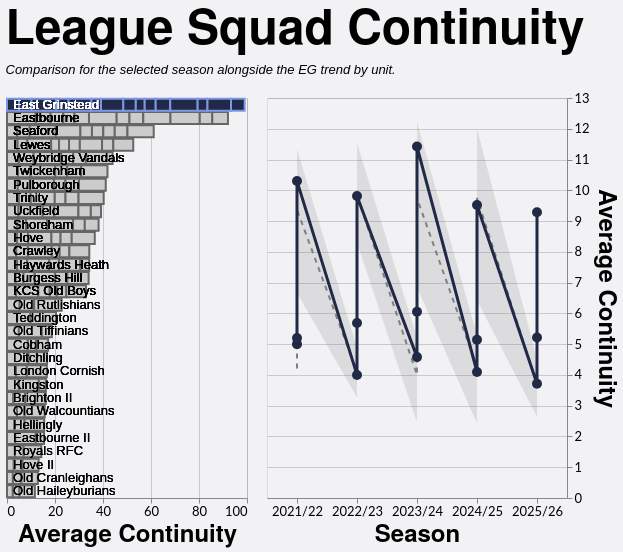

Source (Vega-Lite JSON):
### Vega-Lite specification from a JSON file in a GitHub repository (floating-point values rounded to 4 significant figures; data arrays with more than 128 entries replaced by an {"elided": "..."} marker saying what was removed)
{"config": {"axis": {"labelFont": "Lato, sans-serif", "titleFont": "PT Sans Narrow, Helvetica Neue, Helvetica, Arial, sans-serif", "labelFontSize": 13, "titleFontSize": 24, "gridColor": "#202947", "gridOpacity": 0.2}, "header": {"labelFont": "PT Sans Narrow, Helvetica Neue, Helvetica, Arial, sans-serif", "titleFont": "PT Sans Narrow, Helvetica Neue, Helvetica, Arial, sans-serif", "labelFontSize": 24, "titleFontSize": 28, "labelFontWeight": "bold", "orient": "left"}, "legend": {"labelFont": "Lato, sans-serif", "titleFont": "PT Sans Narrow, Helvetica Neue, Helvetica, Arial, sans-serif", "labelFontSize": 14, "titleFontSize": 16, "titlePadding": 5, "fillColor": "white", "strokeColor": "black", "padding": 10, "titleFontWeight": "lighter", "titleFontStyle": "italic", "titleColor": "gray", "offset": 10}, "title": {"font": "PT Sans Narrow, Helvetica Neue, Helvetica, Arial, sans-serif", "fontSize": 48, "fontWeight": "bold", "anchor": "start", "align": "center", "titlePadding": 20, "subtitlePadding": 10, "subtitleFontSize": 13, "subtitleColor": "", "subtitleFontStyle": "italic", "offset": 15, "color": "black"}, "axisX": {"labelAngle": 0}, "facet": {"title": null, "header": null, "align": {"row": "each", "column": "each"}}, "resolve": {"scale": {"y": "independent", "facet": "independent"}}, "background": "#f2f1f4"}, "hconcat": [{"layer": [{"mark": {"type": "bar", "strokeWidth": 2}, "encoding": {"color": {"field": "Color1", "legend": null, "scale": null, "type": "nominal"}, "stroke": {"field": "Color2", "legend": null, "scale": null, "type": "nominal"}, "tooltip": [{"field": "Team", "type": "nominal"}, {"field": "Season", "type": "nominal"}, {"field": "Unit", "type": "nominal"}, {"field": "Average Retention", "format": ".2f", "title": "Average Players Retained", "type": "quantitative"}], "x": {"field": "Average Retention", "title": "Average Continuity", "type": "quantitative"}, "y": {"axis": {"domain": false, "labels": false, "ticks": false}, "field": "Team", "sort": {"field": "Average Retention", "order": "descending"}, "title": null, "type": "nominal"}}}, {"mark": {"type": "text", "align": "left", "baseline": "middle", "dx": 6, "fontSize": 13}, "encoding": {"color": {"condition": {"test": "(datum.Team === 'East Grinstead')", "value": "white"}, "value": "black"}, "text": {"field": "Team", "type": "nominal"}, "x": {"datum": 0}, "y": {"axis": {"domain": false, "labels": false, "ticks": false}, "field": "Team", "sort": {"field": "Average Retention", "order": "descending"}, "title": null, "type": "nominal"}}}], "data": {"name": "data-72ee04f7222fe29d33bec49a89bf874c"}, "height": 400, "title": "", "width": 240}, {"layer": [{"mark": {"type": "area", "color": "gray", "opacity": 0.2}, "encoding": {"tooltip": [{"field": "Season", "title": "Season", "type": "nominal"}, {"field": "League Min", "format": ".2f", "title": "League Min", "type": "quantitative"}, {"field": "League Max", "format": ".2f", "title": "League Max", "type": "quantitative"}, {"field": "League Average", "format": ".2f", "title": "League Average", "type": "quantitative"}], "x": {"field": "Season", "title": "Season", "type": "nominal"}, "y": {"field": "League Min", "title": "Average Continuity", "type": "quantitative"}, "y2": {"field": "League Max"}}}, {"mark": {"type": "line", "color": "gray", "strokeDash": [5, 5], "strokeWidth": 2}, "encoding": {"tooltip": [{"field": "Season", "title": "Season", "type": "nominal"}, {"field": "League Average", "format": ".2f", "title": "League Average", "type": "quantitative"}], "x": {"field": "Season", "type": "nominal"}, "y": {"axis": {"orient": "right"}, "field": "League Average", "type": "quantitative"}}}, {"mark": {"type": "line", "point": {"size": 100}, "strokeWidth": 3}, "encoding": {"color": {"field": "Color1", "legend": null, "scale": null, "type": "nominal"}, "tooltip": [{"field": "Season", "title": "Season", "type": "nominal"}, {"field": "Team", "title": "Team", "type": "nominal"}, {"field": "Unit", "title": "Unit", "type": "nominal"}, {"field": "Average Retention", "format": ".2f", "title": "Average Players Retained", "type": "quantitative"}], "x": {"field": "Season", "type": "nominal"}, "y": {"field": "Average Retention", "type": "quantitative"}}}], "data": {"name": "data-9e93f7c191b255313d1cd38fb3aa20d9"}, "height": 400, "title": "", "width": 300}], "resolve": {"scale": {"y": "independent"}}, "spacing": 18, "title": {"text": "League Squad Continuity", "subtitle": "Comparison for the selected season alongside the EG trend by unit."}, "$schema": "https://vega.github.io/schema/vega-lite/v5.20.1.json", "datasets": {"data-72ee04f7222fe29d33bec49a89bf874c": {"elided": "156 records"}, "data-9e93f7c191b255313d1cd38fb3aa20d9": [{"Season": "2021/22", "Unit": "Backs", "League Min": 2.833, "League Max": 5.333, "League Average": 4.206, "Team": "East Grinstead", "Average Retention": 5.0, "Color1": "#202946", "Color2": "#7d96e8"}, {"Season": "2021/22", "Unit": "Forwards", "League Min": 3.667, "League Max": 5.75, "League Average": 4.746, "Team": "East Grinstead", "Average Retention": 5.2, "Color1": "#202946", "Color2": "#7d96e8"}, {"Season": "2021/22", "Unit": "Total", "League Min": 6.667, "League Max": 11.33, "League Average": 9.367, "Team": "East Grinstead", "Average Retention": 10.3, "Color1": "#202946", "Color2": "#7d96e8"}, {"Season": "2022/23", "Unit": "Backs", "League Min": 3.267, "League Max": 4.875, "League Average": 4.092, "Team": "East Grinstead", "Average Retention": 4.0, "Color1": "#202946", "Color2": "#7d96e8"}, {"Season": "2022/23", "Unit": "Forwards", "League Min": 4.059, "League Max": 6.0, "League Average": 5.104, "Team": "East Grinstead", "Average Retention": 5.688, "Color1": "#202946", "Color2": "#7d96e8"}, {"Season": "2022/23", "Unit": "Total", "League Min": 8.294, "League Max": 11.53, "League Average": 9.83, "Team": "East Grinstead", "Average Retention": 9.812, "Color1": "#202946", "Color2": "#7d96e8"}, {"Season": "2023/24", "Unit": "Backs", "League Min": 2.462, "League Max": 5.211, "League Average": 3.999, "Team": "East Grinstead", "Average Retention": 4.579, "Color1": "#202946", "Color2": "#7d96e8"}, {"Season": "2023/24", "Unit": "Forwards", "League Min": 3.538, "League Max": 6.526, "League Average": 5.06, "Team": "East Grinstead", "Average Retention": 6.053, "Color1": "#202946", "Color2": "#7d96e8"}, {"Season": "2023/24", "Unit": "Total", "League Min": 6.846, "League Max": 12.21, "League Average": 9.744, "Team": "East Grinstead", "Average Retention": 11.42, "Color1": "#202946", "Color2": "#7d96e8"}, {"Season": "2024/25", "Unit": "Backs", "League Min": 2.429, "League Max": 5.286, "League Average": 4.248, "Team": "East Grinstead", "Average Retention": 4.095, "Color1": "#202946", "Color2": "#7d96e8"}, {"Season": "2024/25", "Unit": "Forwards", "League Min": 2.762, "League Max": 6.143, "League Average": 4.978, "Team": "East Grinstead", "Average Retention": 5.143, "Color1": "#202946", "Color2": "#7d96e8"}, {"Season": "2024/25", "Unit": "Total", "League Min": 6.429, "League Max": 12.0, "League Average": 9.753, "Team": "East Grinstead", "Average Retention": 9.524, "Color1": "#202946", "Color2": "#7d96e8"}, {"Season": "2025/26", "Unit": "Backs", "League Min": 2.643, "League Max": 4.5, "League Average": 3.704, "Team": "East Grinstead", "Average Retention": 3.714, "Color1": "#202946", "Color2": "#7d96e8"}, {"Season": "2025/26", "Unit": "Forwards", "League Min": 3.429, "League Max": 5.231, "League Average": 4.516, "Team": "East Grinstead", "Average Retention": 5.214, "Color1": "#202946", "Color2": "#7d96e8"}, {"Season": "2025/26", "Unit": "Total", "League Min": 7.357, "League Max": 10.85, "League Average": 9.225, "Team": "East Grinstead", "Average Retention": 9.286, "Color1": "#202946", "Color2": "#7d96e8"}]}}
